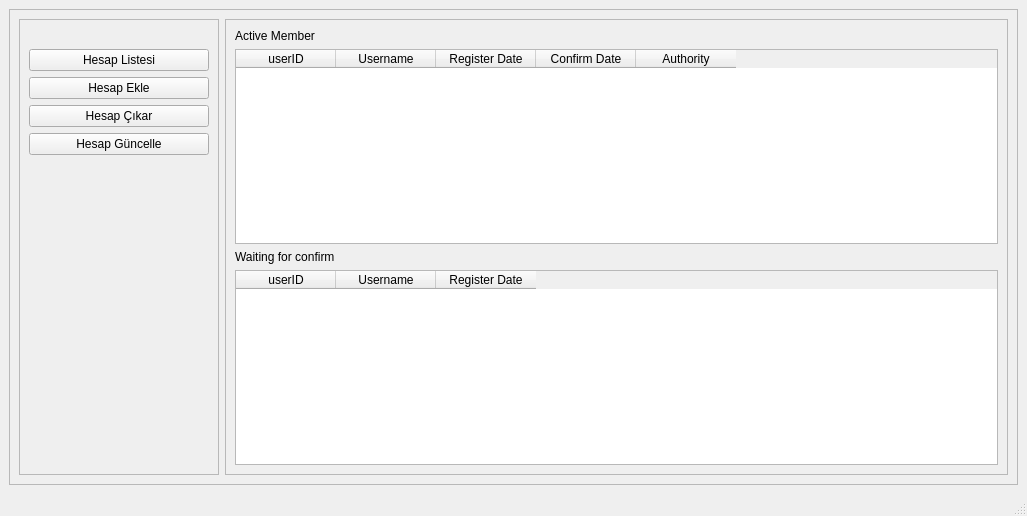
<?xml version="1.0" encoding="UTF-8"?>
<ui version="4.0">
 <class>MainWindow</class>
 <widget class="QMainWindow" name="MainWindow">
  <property name="geometry">
   <rect>
    <x>0</x>
    <y>0</y>
    <width>1027</width>
    <height>516</height>
   </rect>
  </property>
  <property name="windowTitle">
   <string>MainWindow</string>
  </property>
  <widget class="QWidget" name="centralwidget">
   <layout class="QVBoxLayout" name="verticalLayout">
    <item>
     <widget class="QScrollArea" name="scrollArea">
      <property name="widgetResizable">
       <bool>true</bool>
      </property>
      <widget class="QWidget" name="scrollAreaWidgetContents">
       <property name="geometry">
        <rect>
         <x>0</x>
         <y>0</y>
         <width>1007</width>
         <height>455</height>
        </rect>
       </property>
       <layout class="QHBoxLayout" name="horizontalLayout_2">
        <item>
         <widget class="QFrame" name="frame">
          <property name="minimumSize">
           <size>
            <width>200</width>
            <height>0</height>
           </size>
          </property>
          <property name="maximumSize">
           <size>
            <width>200</width>
            <height>16777215</height>
           </size>
          </property>
          <property name="styleSheet">
           <string notr="true"/>
          </property>
          <property name="frameShape">
           <enum>QFrame::StyledPanel</enum>
          </property>
          <property name="frameShadow">
           <enum>QFrame::Raised</enum>
          </property>
          <layout class="QHBoxLayout" name="horizontalLayout">
           <item>
            <layout class="QVBoxLayout" name="verticalLayout_2">
             <item>
              <widget class="QLabel" name="label_3">
               <property name="text">
                <string/>
               </property>
              </widget>
             </item>
             <item>
              <widget class="QPushButton" name="pushButton">
               <property name="text">
                <string>Hesap Listesi</string>
               </property>
              </widget>
             </item>
             <item>
              <widget class="QPushButton" name="pushButton_2">
               <property name="text">
                <string>Hesap Ekle</string>
               </property>
              </widget>
             </item>
             <item>
              <widget class="QPushButton" name="pushButton_3">
               <property name="text">
                <string>Hesap Çıkar</string>
               </property>
              </widget>
             </item>
             <item>
              <widget class="QPushButton" name="pushButton_4">
               <property name="text">
                <string>Hesap Güncelle</string>
               </property>
              </widget>
             </item>
             <item>
              <spacer name="verticalSpacer">
               <property name="orientation">
                <enum>Qt::Vertical</enum>
               </property>
               <property name="sizeHint" stdset="0">
                <size>
                 <width>20</width>
                 <height>40</height>
                </size>
               </property>
              </spacer>
             </item>
            </layout>
           </item>
          </layout>
         </widget>
        </item>
        <item>
         <widget class="QFrame" name="frame_2">
          <property name="frameShape">
           <enum>QFrame::StyledPanel</enum>
          </property>
          <property name="frameShadow">
           <enum>QFrame::Raised</enum>
          </property>
          <layout class="QVBoxLayout" name="verticalLayout_4">
           <item>
            <layout class="QVBoxLayout" name="verticalLayout_3">
             <item>
              <widget class="QLabel" name="label">
               <property name="text">
                <string>Active Member</string>
               </property>
              </widget>
             </item>
             <item>
              <widget class="QTableWidget" name="tableWidget">
               <property name="maximumSize">
                <size>
                 <width>16777215</width>
                 <height>300</height>
                </size>
               </property>
               <column>
                <property name="text">
                 <string>userID</string>
                </property>
               </column>
               <column>
                <property name="text">
                 <string>Username</string>
                </property>
               </column>
               <column>
                <property name="text">
                 <string>Register Date</string>
                </property>
               </column>
               <column>
                <property name="text">
                 <string>Confirm Date</string>
                </property>
               </column>
               <column>
                <property name="text">
                 <string>Authority</string>
                </property>
               </column>
              </widget>
             </item>
             <item>
              <widget class="QLabel" name="label_2">
               <property name="text">
                <string>Waiting for confirm</string>
               </property>
              </widget>
             </item>
             <item>
              <widget class="QTableWidget" name="tableWidget_2">
               <column>
                <property name="text">
                 <string>userID</string>
                </property>
               </column>
               <column>
                <property name="text">
                 <string>Username</string>
                </property>
               </column>
               <column>
                <property name="text">
                 <string>Register Date</string>
                </property>
               </column>
              </widget>
             </item>
            </layout>
           </item>
          </layout>
         </widget>
        </item>
       </layout>
      </widget>
     </widget>
    </item>
   </layout>
  </widget>
  <widget class="QMenuBar" name="menubar">
   <property name="geometry">
    <rect>
     <x>0</x>
     <y>0</y>
     <width>1027</width>
     <height>21</height>
    </rect>
   </property>
  </widget>
  <widget class="QStatusBar" name="statusbar"/>
 </widget>
 <resources/>
 <connections/>
</ui>
